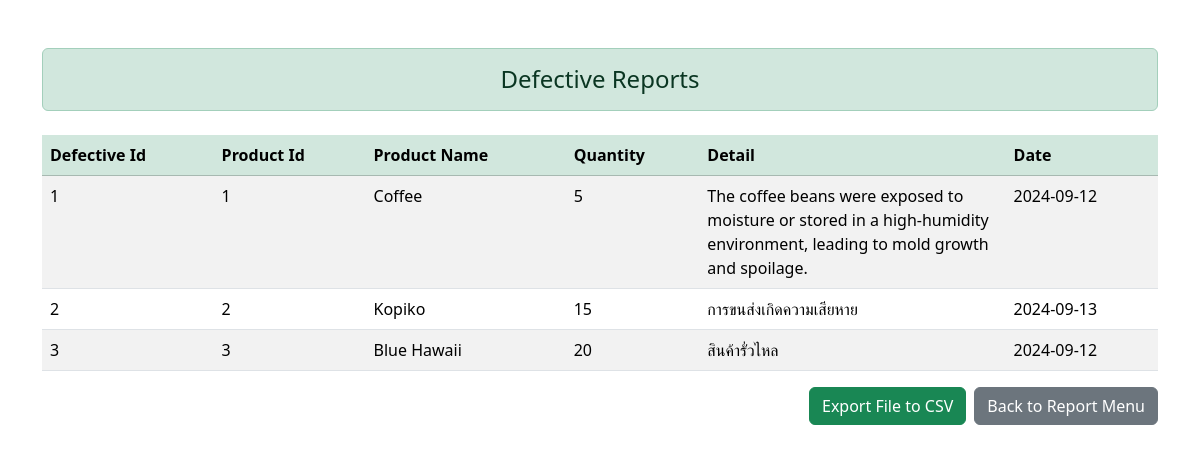
Screenshot of /jobdb/page/manager/defective_manager_reports.php with the database file from the repository.
### tables this page shows
CREATE TABLE `defective_reports` (
  `defective_id` int(11) NOT NULL,
  `product_id` int(11) NOT NULL,
  `product_name` varchar(50) NOT NULL,
  `quantity` int(11) NOT NULL,
  `detail` text NOT NULL,
  `date` date NOT NULL
);

### jobdb/page/manager/defective_manager_reports.php (the view, shortened to what this page needs)
<?php
$conn = new ConnectionDatabase();
$conn = $conn->connect();
$query = "SELECT * FROM defective_reports";
$result = mysqli_query($conn, $query);
$requisitions = [];
if ($result && mysqli_num_rows($result) > 0) {
    while ($row = mysqli_fetch_assoc($result)) {
        $requisitions[] = $row;
    }
}
?>
<!doctype html>
<html lang="th">
<head>
    <link href="https://cdn.jsdelivr.net/npm/bootstrap@5.3.3/dist/css/bootstrap.min.css" rel="stylesheet">
</head>
<body>
    <div class="container-lg mt-5 report-container">
        <div class="h4 text-center alert alert-success mb-4 mt-4" role="alert">Defective Reports</div>
        <div class="table-responsive">
            <table class="table table-striped table-hover">
                <thead class="table-success">
                    <tr>
                        <th>Defective Id</th>
                        <th>Product Id</th>
                        <th>Product Name</th>
                        <th>Quantity</th>
                        <th>Detail</th>
                        <th>Date</th>
                    </tr>
                </thead>
                <tbody>
                    <?php foreach ($requisitions as $requisition): ?>
                        <tr>
                            <td><?= htmlspecialchars($requisition['defective_id']) ?></td>
                            <td><?= htmlspecialchars($requisition['product_id']) ?></td>
                            <td><?= htmlspecialchars($requisition['product_name']) ?></td>
                            <td><?= htmlspecialchars($requisition['quantity']) ?></td>
                            <td><?= htmlspecialchars($requisition['detail']) ?></td>
                            <td><?= htmlspecialchars($requisition['date']) ?></td>
                        </tr>
                    <?php endforeach; ?>
                </tbody>
            </table>
        </div>
        <div class="d-flex justify-content-end">
            <button class="btn btn-success me-2" onclick="exportToCSV()">Export File to CSV</button>
            <a href="manager_report.php" class="btn btn-secondary">Back to Report Menu</a>
        </div>
    </div>
</body>
</html>

### jobdb/page/manager/defective_manager_reports.php (style rules this page uses)
.table-responsive { overflow-x: auto; }
.table td, .table th { word-break: break-word; white-space: normal; max-width: 200px; }

### rows the page displays
defective_reports: defective_id "1", product "1", product_name "Coffee", quantity "5", detail "The coffee beans were exposed to moisture or stored in a high-humidity environment, leading to mold growth and spoilage.", date "2024-09-12"
defective_reports: defective_id "2", product "2", product_name "Kopiko", quantity "15", detail "การขนส่งเกิดความเสียหาย", date "2024-09-13"
defective_reports: defective_id "3", product "3", product_name "Blue Hawaii", quantity "20", detail "สินค้ารั่วไหล", date "2024-09-12"
